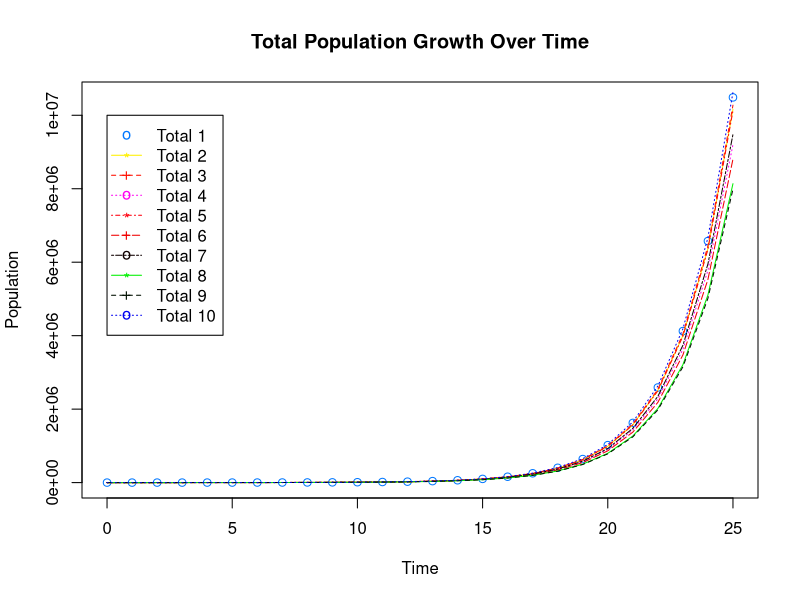
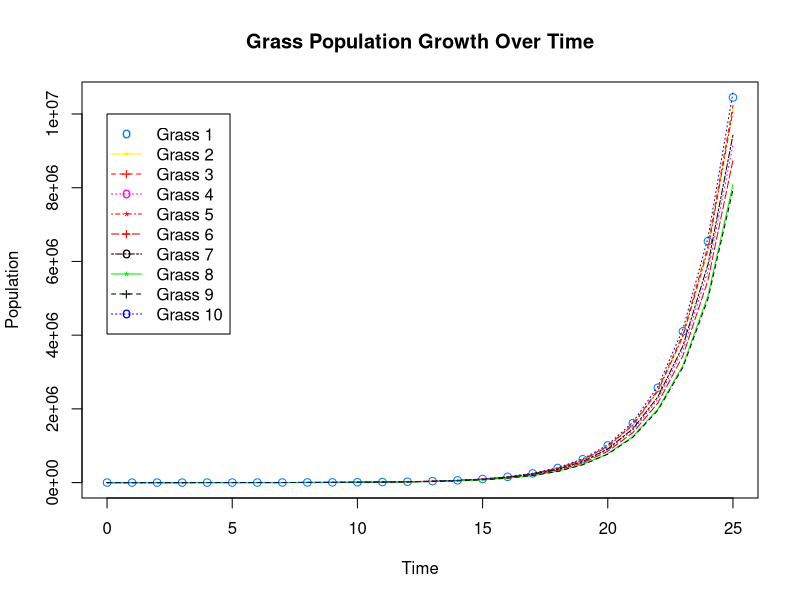
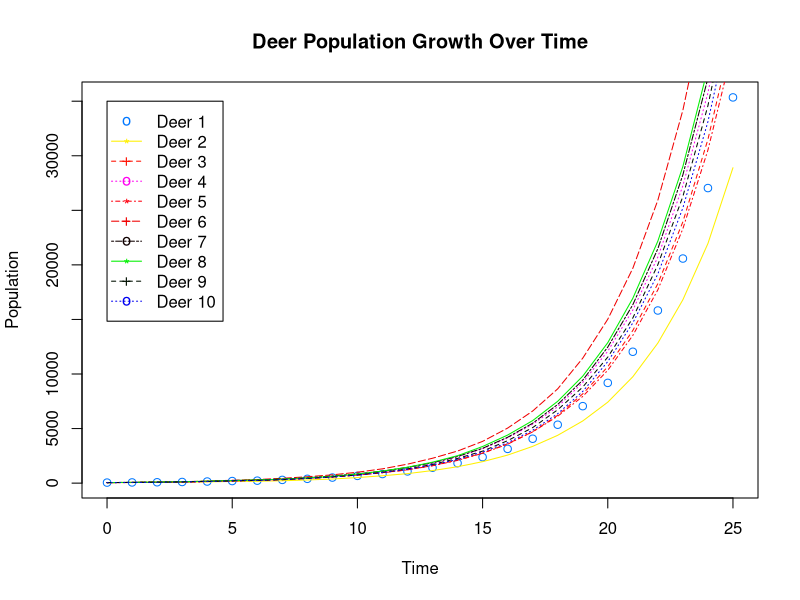
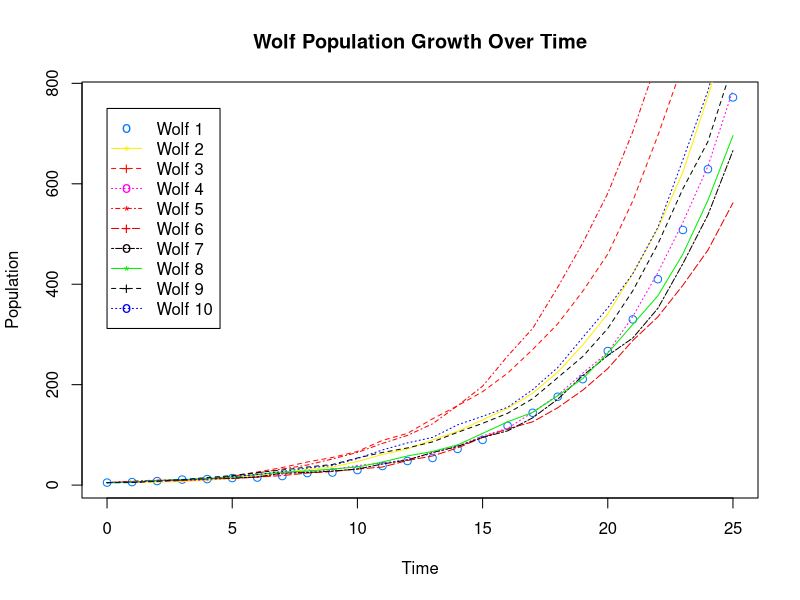
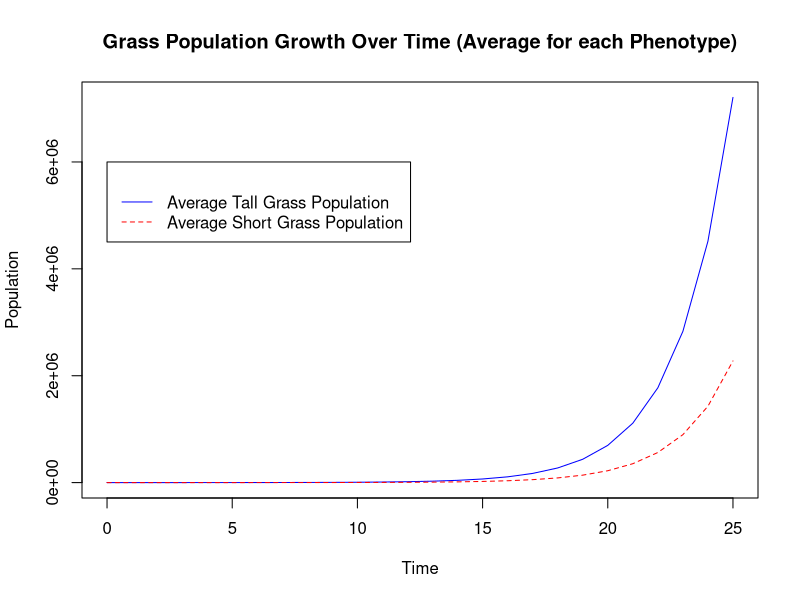
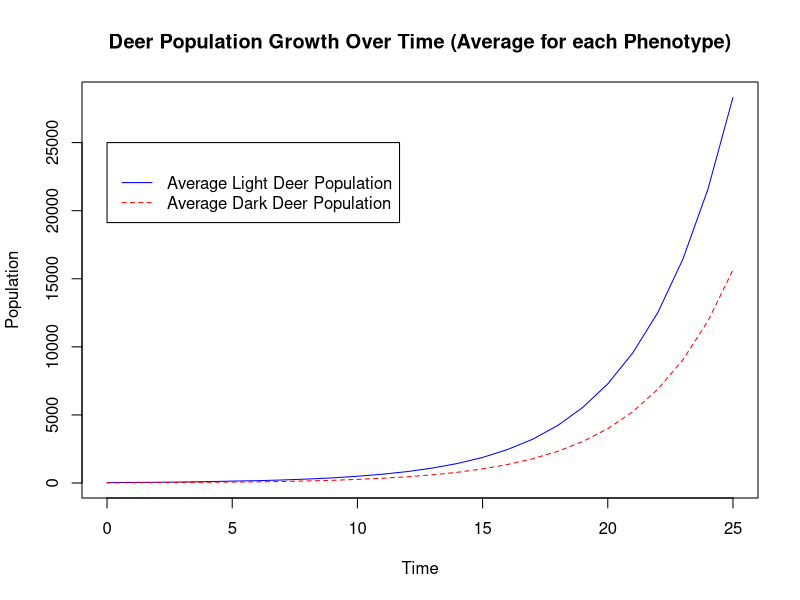
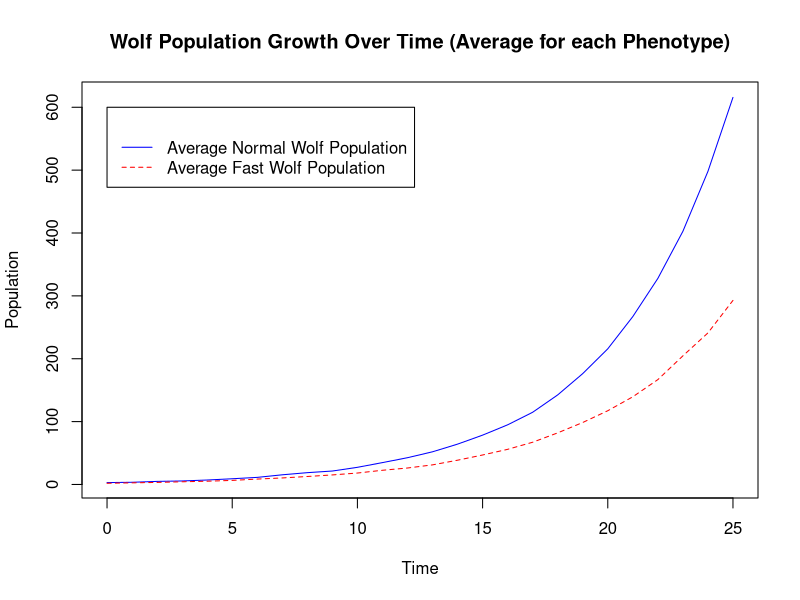

R code for these plots, in order:
# load all 10 csv files
data0 <- read.csv("./data/data-0.csv", header=TRUE);
data1 <- read.csv("./data/data-1.csv", header=TRUE);
data2 <- read.csv("./data/data-2.csv", header=TRUE);
data3 <- read.csv("./data/data-3.csv", header=TRUE);
data4 <- read.csv("./data/data-4.csv", header=TRUE);
data5 <- read.csv("./data/data-5.csv", header=TRUE);
data6 <- read.csv("./data/data-6.csv", header=TRUE);
data7 <- read.csv("./data/data-7.csv", header=TRUE);
data8 <- read.csv("./data/data-8.csv", header=TRUE);
data9 <- read.csv("./data/data-9.csv", header=TRUE);

# always going to be the same
year <- data0$year

grass0 <- data0$grass
grass_tall0 <- data0$grass_tall
grass_short0 <- data0$grass_short

grass1 <- data1$grass
grass_tall1 <- data1$grass_tall
grass_short1 <- data1$grass_short

grass2 <- data2$grass
grass_tall2 <- data2$grass_tall
grass_short2 <- data2$grass_short

grass3 <- data3$grass
grass_tall3 <- data3$grass_tall
grass_short3 <- data3$grass_short

grass4 <- data4$grass
grass_tall4 <- data4$grass_tall
grass_short4 <- data4$grass_short

grass5 <- data5$grass
grass_tall5 <- data5$grass_tall
grass_short5 <- data5$grass_short

grass6 <- data6$grass
grass_tall6 <- data6$grass_tall
grass_short6 <- data6$grass_short

grass7 <- data7$grass
grass_tall7 <- data7$grass_tall
grass_short7 <- data7$grass_short

grass8 <- data8$grass
grass_tall8 <- data8$grass_tall
grass_short8 <- data8$grass_short

grass9 <- data9$grass
grass_tall9 <- data9$grass_tall
grass_short9 <- data9$grass_short


deer0 <- data0$deer
deer_light0 <- data0$deer_light
deer_dark0 <- data0$deer_dark

deer1 <- data1$deer
deer_light1 <- data1$deer_light
deer_dark1 <- data1$deer_dark
deer2 <- data2$deer
deer_light2 <- data2$deer_light
deer_dark2 <- data2$deer_dark

deer3 <- data3$deer
deer_light3 <- data3$deer_light
deer_dark3 <- data3$deer_dark

deer4 <- data4$deer
deer_light4 <- data4$deer_light
deer_dark4 <- data4$deer_dark

deer5 <- data5$deer
deer_light5 <- data5$deer_light
deer_dark5 <- data5$deer_dark

deer6 <- data6$deer
deer_light6 <- data6$deer_light
deer_dark6 <- data6$deer_dark

deer7 <- data7$deer
deer_light7 <- data7$deer_light
deer_dark7 <- data7$deer_dark

deer8 <- data8$deer
deer_light8 <- data8$deer_light
deer_dark8 <- data8$deer_dark

deer9 <- data9$deer
deer_light9 <- data9$deer_light
deer_dark9 <- data9$deer_dark


wolf0 <- data0$wolf
wolf_normal0 <- data0$wolf_normal
wolf_fast0 <- data0$wolf_fast

wolf1 <- data1$wolf
wolf_normal1 <- data1$wolf_normal
wolf_fast1 <- data1$wolf_fast

wolf2 <- data2$wolf
wolf_normal2 <- data2$wolf_normal
wolf_fast2 <- data2$wolf_fast

wolf3 <- data3$wolf
wolf_normal3 <- data3$wolf_normal
wolf_fast3 <- data3$wolf_fast

wolf4 <- data4$wolf
wolf_normal4 <- data4$wolf_normal
wolf_fast4 <- data4$wolf_fast

wolf5 <- data5$wolf
wolf_normal5 <- data5$wolf_normal
wolf_fast5 <- data5$wolf_fast

wolf6 <- data6$wolf
wolf_normal6 <- data6$wolf_normal
wolf_fast6 <- data6$wolf_fast

wolf7 <- data7$wolf
wolf_normal7 <- data7$wolf_normal
wolf_fast7 <- data7$wolf_fast

wolf8 <- data8$wolf
wolf_normal8 <- data8$wolf_normal
wolf_fast8 <- data8$wolf_fast

wolf9 <- data9$wolf
wolf_normal9 <- data9$wolf_normal
wolf_fast9 <- data9$wolf_fast

total0 <- data0$total
total1 <- data1$total
total2 <- data2$total
total3 <- data3$total
total4 <- data4$total
total5 <- data5$total
total6 <- data6$total
total7 <- data7$total
total8 <- data8$total
total9 <- data9$total

plot(year, total0, type="o", main = "Total Population Growth Over Time", xlab = "Time", ylab = "Population", col = "#0077ff", lty = 0)
lines(year, total1, lty = 1, col = "#fff000")
lines(year, total2, lty = 2, col = "#ff0f00")
lines(year, total3, lty = 3, col = "#ff00f0")
lines(year, total4, lty = 4, col = "#ff000f")
lines(year, total5, lty = 5, col = "#f00000")
lines(year, total6, lty = 6, col = "#0f0000")
lines(year, total7, lty = 7, col = "#00f000")
lines(year, total8, lty = 8, col = "#000f00")
lines(year, total9, lty = 9, col = "#0000f0")

legend(
    0, 1e+07, 
    legend = c("Total 1", "Total 2", "Total 3", "Total 4", "Total 5", "Total 6", "Total 7", "Total 8", "Total 9", "Total 10"), 
    col = c("#0077ff", "#fff000", "#ff0f00", "#ff00f0", "#ff000f", "#f00000", "#0f0000", "#00f000", "#000f00", "#0000f0"),
    pch = c("o", "*", "+"),
    lty = 0:9,
    ncol = 1
)


plot(year, grass0, type="o", main = "Grass Population Growth Over Time", xlab = "Time", ylab = "Population", col = "#0077ff", lty = 0)
lines(year, grass1, lty = 1, col = "#fff000")
lines(year, grass2, lty = 2, col = "#ff0f00")
lines(year, grass3, lty = 3, col = "#ff00f0")
lines(year, grass4, lty = 4, col = "#ff000f")
lines(year, grass5, lty = 5, col = "#f00000")
lines(year, grass6, lty = 6, col = "#0f0000")
lines(year, grass7, lty = 7, col = "#00f000")
lines(year, grass8, lty = 8, col = "#000f00")
lines(year, grass9, lty = 9, col = "#0000f0")

legend(
    0, 1e+07, 
    legend = c("Grass 1", "Grass 2", "Grass 3", "Grass 4", "Grass 5", "Grass 6", "Grass 7", "Grass 8", "Grass 9", "Grass 10"), 
    col = c("#0077ff", "#fff000", "#ff0f00", "#ff00f0", "#ff000f", "#f00000", "#0f0000", "#00f000", "#000f00", "#0000f0"),
    pch = c("o", "*", "+"),
    lty = 0:9,
)


plot(year, deer0, type="o", main = "Deer Population Growth Over Time", xlab = "Time", ylab = "Population", col = "#0077ff", lty = 0)
lines(year, deer1, lty = 1, col = "#fff000")
lines(year, deer2, lty = 2, col = "#ff0f00")
lines(year, deer3, lty = 3, col = "#ff00f0")
lines(year, deer4, lty = 4, col = "#ff000f")
lines(year, deer5, lty = 5, col = "#f00000")
lines(year, deer6, lty = 6, col = "#0f0000")
lines(year, deer7, lty = 7, col = "#00f000")
lines(year, deer8, lty = 8, col = "#000f00")
lines(year, deer9, lty = 9, col = "#0000f0")

legend(
    0, 35000, 
    legend = c("Deer 1", "Deer 2", "Deer 3", "Deer 4", "Deer 5", "Deer 6", "Deer 7", "Deer 8", "Deer 9", "Deer 10"), 
    col = c("#0077ff", "#fff000", "#ff0f00", "#ff00f0", "#ff000f", "#f00000", "#0f0000", "#00f000", "#000f00", "#0000f0"),
    pch = c("o", "*", "+"),
    lty = 0:9,
)


plot(year, wolf0, type="o", main = "Wolf Population Growth Over Time", xlab = "Time", ylab = "Population", col = "#0077ff", lty = 0)
lines(year, wolf1, lty = 1, col = "#fff000")
lines(year, wolf2, lty = 2, col = "#ff0f00")
lines(year, wolf3, lty = 3, col = "#ff00f0")
lines(year, wolf4, lty = 4, col = "#ff000f")
lines(year, wolf5, lty = 5, col = "#f00000")
lines(year, wolf6, lty = 6, col = "#0f0000")
lines(year, wolf7, lty = 7, col = "#00f000")
lines(year, wolf8, lty = 8, col = "#000f00")
lines(year, wolf9, lty = 9, col = "#0000f0")

legend(
    0, 750, 
    legend = c("Wolf 1", "Wolf 2", "Wolf 3", "Wolf 4", "Wolf 5", "Wolf 6", "Wolf 7", "Wolf 8", "Wolf 9", "Wolf 10"), 
    col = c("#0077ff", "#fff000", "#ff0f00", "#ff00f0", "#ff000f", "#f00000", "#0f0000", "#00f000", "#000f00", "#0000f0"),
    pch = c("o", "*", "+"),
    lty = 0:9,
)

# i wonder if there's a better way of doing this... oh well, too late
grass_short_avg <- c(
    mean(c(
        grass_short0[1],
        grass_short1[1],
        grass_short2[1],
        grass_short3[1],
        grass_short4[1],
        grass_short5[1],
        grass_short6[1],
        grass_short7[1],
        grass_short8[1],
        grass_short9[1]
    )),
    mean(c(
        grass_short0[2],
        grass_short1[2],
        grass_short2[2],
        grass_short3[2],
        grass_short4[2],
        grass_short5[2],
        grass_short6[2],
        grass_short7[2],
        grass_short8[2],
        grass_short9[2]
    )),
    mean(c(
        grass_short0[3],
        grass_short1[3],
        grass_short2[3],
        grass_short3[3],
        grass_short4[3],
        grass_short5[3],
        grass_short6[3],
        grass_short7[3],
        grass_short8[3],
        grass_short9[3]
    )),
    mean(c(
        grass_short0[4],
        grass_short1[4],
        grass_short2[4],
        grass_short3[4],
        grass_short4[4],
        grass_short5[4],
        grass_short6[4],
        grass_short7[4],
        grass_short8[4],
        grass_short9[4]
    )),
    mean(c(
        grass_short0[5],
        grass_short1[5],
        grass_short2[5],
        grass_short3[5],
        grass_short4[5],
        grass_short5[5],
        grass_short6[5],
        grass_short7[5],
        grass_short8[5],
        grass_short9[5]
    )),
    mean(c(
        grass_short0[6],
        grass_short1[6],
        grass_short2[6],
        grass_short3[6],
        grass_short4[6],
        grass_short5[6],
        grass_short6[6],
        grass_short7[6],
        grass_short8[6],
        grass_short9[6]
    )),
    mean(c(
        grass_short0[7],
        grass_short1[7],
        grass_short2[7],
        grass_short3[7],
        grass_short4[7],
        grass_short5[7],
        grass_short6[7],
        grass_short7[7],
        grass_short8[7],
        grass_short9[7]
    )),
    mean(c(
        grass_short0[8],
        grass_short1[8],
        grass_short2[8],
        grass_short3[8],
        grass_short4[8],
        grass_short5[8],
        grass_short6[8],
        grass_short7[8],
        grass_short8[8],
        grass_short9[8]
    )),
    mean(c(
        grass_short0[9],
        grass_short1[9],
        grass_short2[9],
        grass_short3[9],
        grass_short4[9],
        grass_short5[9],
        grass_short6[9],
        grass_short7[9],
        grass_short8[9],
        grass_short9[9]
    )),
    mean(c(
        grass_short0[10],
        grass_short1[10],
        grass_short2[10],
        grass_short3[10],
        grass_short4[10],
        grass_short5[10],
        grass_short6[10],
        grass_short7[10],
        grass_short8[10],
        grass_short9[10]
    )),
    mean(c(
        grass_short0[11],
        grass_short1[11],
        grass_short2[11],
        grass_short3[11],
        grass_short4[11],
        grass_short5[11],
        grass_short6[11],
        grass_short7[11],
        grass_short8[11],
        grass_short9[11]
    )),
    mean(c(
        grass_short0[12],
        grass_short1[12],
        grass_short2[12],
        grass_short3[12],
        grass_short4[12],
        grass_short5[12],
        grass_short6[12],
        grass_short7[12],
        grass_short8[12],
        grass_short9[12]
    )),
    
    mean(c(
        grass_short0[13],
        grass_short1[13],
        grass_short2[13],
        grass_short3[13],
        grass_short4[13],
        grass_short5[13],
        grass_short6[13],
        grass_short7[13],
        grass_short8[13],
        grass_short9[13]
    )),
    mean(c(
        grass_short0[14],
        grass_short1[14],
        grass_short2[14],
        grass_short3[14],
        grass_short4[14],
        grass_short5[14],
        grass_short6[14],
        grass_short7[14],
        grass_short8[14],
        grass_short9[14]
    )),
    mean(c(
        grass_short0[15],
        grass_short1[15],
        grass_short2[15],
        grass_short3[15],
        grass_short4[15],
        grass_short5[15],
        grass_short6[15],
        grass_short7[15],
        grass_short8[15],
        grass_short9[15]
    )),
    mean(c(
        grass_short0[16],
        grass_short1[16],
        grass_short2[16],
        grass_short3[16],
        grass_short4[16],
        grass_short5[16],
        grass_short6[16],
        grass_short7[16],
        grass_short8[16],
        grass_short9[16]
    )),
    mean(c(
        grass_short0[17],
        grass_short1[17],
        grass_short2[17],
        grass_short3[17],
        grass_short4[17],
        grass_short5[17],
        grass_short6[17],
        grass_short7[17],
        grass_short8[17],
        grass_short9[17]
    )),
    mean(c(
        grass_short0[18],
        grass_short1[18],
        grass_short2[18],
        grass_short3[18],
        grass_short4[18],
        grass_short5[18],
        grass_short6[18],
        grass_short7[18],
        grass_short8[18],
        grass_short9[18]
    )),
    mean(c(
        grass_short0[19],
        grass_short1[19],
        grass_short2[19],
        grass_short3[19],
        grass_short4[19],
        grass_short5[19],
        grass_short6[19],
        grass_short7[19],
        grass_short8[19],
        grass_short9[19]
    )),
    mean(c(
        grass_short0[20],
        grass_short1[20],
        grass_short2[20],
        grass_short3[20],
        grass_short4[20],
        grass_short5[20],
        grass_short6[20],
        grass_short7[20],
        grass_short8[20],
        grass_short9[20]
    )),
    mean(c(
        grass_short0[21],
        grass_short1[21],
        grass_short2[21],
        grass_short3[21],
        grass_short4[21],
        grass_short5[21],
        grass_short6[21],
        grass_short7[21],
        grass_short8[21],
        grass_short9[21]
    )),
    mean(c(
        grass_short0[22],
        grass_short1[22],
        grass_short2[22],
        grass_short3[22],
        grass_short4[22],
        grass_short5[22],
        grass_short6[22],
        grass_short7[22],
        grass_short8[22],
        grass_short9[22]
    )),
    mean(c(
        grass_short0[23],
        grass_short1[23],
        grass_short2[23],
        grass_short3[23],
        grass_short4[23],
        grass_short5[23],
        grass_short6[23],
        grass_short7[23],
        grass_short8[23],
        grass_short9[23]
    )),
    
    mean(c(
        grass_short0[24],
        grass_short1[24],
        grass_short2[24],
        grass_short3[24],
        grass_short4[24],
        grass_short5[24],
        grass_short6[24],
        grass_short7[24],
        grass_short8[24],
        grass_short9[24]
    )),
    mean(c(
        grass_short0[25],
        grass_short1[25],
        grass_short2[25],
        grass_short3[25],
        grass_short4[25],
        grass_short5[25],
        grass_short6[25],
        grass_short7[25],
        grass_short8[25],
        grass_short9[25]
    )),
    mean(c(
        grass_short0[26],
        grass_short1[26],
        grass_short2[26],
        grass_short3[26],
        grass_short4[26],
        grass_short5[26],
        grass_short6[26],
        grass_short7[26],
        grass_short8[26],
        grass_short9[26]
    ))
)


grass_tall_avg <- c(
    mean(c(
        grass_tall0[1],
        grass_tall1[1],
        grass_tall2[1],
        grass_tall3[1],
        grass_tall4[1],
        grass_tall5[1],
        grass_tall6[1],
        grass_tall7[1],
        grass_tall8[1],
        grass_tall9[1]
    )),
    mean(c(
        grass_tall0[2],
        grass_tall1[2],
        grass_tall2[2],
        grass_tall3[2],
        grass_tall4[2],
        grass_tall5[2],
        grass_tall6[2],
        grass_tall7[2],
        grass_tall8[2],
        grass_tall9[2]
    )),
    mean(c(
        grass_tall0[3],
        grass_tall1[3],
        grass_tall2[3],
        grass_tall3[3],
        grass_tall4[3],
        grass_tall5[3],
        grass_tall6[3],
        grass_tall7[3],
        grass_tall8[3],
        grass_tall9[3]
    )),
    mean(c(
        grass_tall0[4],
        grass_tall1[4],
        grass_tall2[4],
        grass_tall3[4],
        grass_tall4[4],
        grass_tall5[4],
        grass_tall6[4],
        grass_tall7[4],
        grass_tall8[4],
        grass_tall9[4]
    )),
    mean(c(
        grass_tall0[5],
        grass_tall1[5],
        grass_tall2[5],
        grass_tall3[5],
        grass_tall4[5],
        grass_tall5[5],
        grass_tall6[5],
        grass_tall7[5],
        grass_tall8[5],
        grass_tall9[5]
    )),
    mean(c(
        grass_tall0[6],
        grass_tall1[6],
        grass_tall2[6],
        grass_tall3[6],
        grass_tall4[6],
        grass_tall5[6],
        grass_tall6[6],
        grass_tall7[6],
        grass_tall8[6],
        grass_tall9[6]
    )),
    mean(c(
        grass_tall0[7],
        grass_tall1[7],
        grass_tall2[7],
        grass_tall3[7],
        grass_tall4[7],
        grass_tall5[7],
        grass_tall6[7],
        grass_tall7[7],
        grass_tall8[7],
        grass_tall9[7]
    )),
    mean(c(
        grass_tall0[8],
        grass_tall1[8],
        grass_tall2[8],
        grass_tall3[8],
        grass_tall4[8],
        grass_tall5[8],
        grass_tall6[8],
        grass_tall7[8],
        grass_tall8[8],
        grass_tall9[8]
    )),
    mean(c(
        grass_tall0[9],
        grass_tall1[9],
        grass_tall2[9],
        grass_tall3[9],
        grass_tall4[9],
        grass_tall5[9],
        grass_tall6[9],
        grass_tall7[9],
        grass_tall8[9],
        grass_tall9[9]
    )),
    mean(c(
        grass_tall0[10],
        grass_tall1[10],
        grass_tall2[10],
        grass_tall3[10],
        grass_tall4[10],
        grass_tall5[10],
        grass_tall6[10],
        grass_tall7[10],
        grass_tall8[10],
        grass_tall9[10]
    )),
    mean(c(
        grass_tall0[11],
        grass_tall1[11],
        grass_tall2[11],
        grass_tall3[11],
        grass_tall4[11],
        grass_tall5[11],
        grass_tall6[11],
        grass_tall7[11],
        grass_tall8[11],
        grass_tall9[11]
    )),
    mean(c(
        grass_tall0[12],
        grass_tall1[12],
        grass_tall2[12],
        grass_tall3[12],
        grass_tall4[12],
        grass_tall5[12],
        grass_tall6[12],
        grass_tall7[12],
        grass_tall8[12],
        grass_tall9[12]
    )),
    
    mean(c(
        grass_tall0[13],
        grass_tall1[13],
        grass_tall2[13],
        grass_tall3[13],
        grass_tall4[13],
        grass_tall5[13],
        grass_tall6[13],
        grass_tall7[13],
        grass_tall8[13],
        grass_tall9[13]
    )),
    mean(c(
        grass_tall0[14],
        grass_tall1[14],
        grass_tall2[14],
        grass_tall3[14],
        grass_tall4[14],
        grass_tall5[14],
        grass_tall6[14],
        grass_tall7[14],
        grass_tall8[14],
        grass_tall9[14]
    )),
    mean(c(
        grass_tall0[15],
        grass_tall1[15],
        grass_tall2[15],
        grass_tall3[15],
        grass_tall4[15],
        grass_tall5[15],
        grass_tall6[15],
        grass_tall7[15],
        grass_tall8[15],
        grass_tall9[15]
    )),
    mean(c(
        grass_tall0[16],
        grass_tall1[16],
        grass_tall2[16],
        grass_tall3[16],
        grass_tall4[16],
        grass_tall5[16],
        grass_tall6[16],
        grass_tall7[16],
        grass_tall8[16],
        grass_tall9[16]
    )),
    mean(c(
        grass_tall0[17],
        grass_tall1[17],
        grass_tall2[17],
        grass_tall3[17],
        grass_tall4[17],
        grass_tall5[17],
        grass_tall6[17],
        grass_tall7[17],
        grass_tall8[17],
        grass_tall9[17]
    )),
    mean(c(
        grass_tall0[18],
        grass_tall1[18],
        grass_tall2[18],
        grass_tall3[18],
        grass_tall4[18],
        grass_tall5[18],
        grass_tall6[18],
        grass_tall7[18],
        grass_tall8[18],
        grass_tall9[18]
    )),
    mean(c(
        grass_tall0[19],
        grass_tall1[19],
        grass_tall2[19],
        grass_tall3[19],
        grass_tall4[19],
        grass_tall5[19],
        grass_tall6[19],
        grass_tall7[19],
        grass_tall8[19],
        grass_tall9[19]
    )),
    mean(c(
        grass_tall0[20],
        grass_tall1[20],
        grass_tall2[20],
        grass_tall3[20],
        grass_tall4[20],
        grass_tall5[20],
        grass_tall6[20],
        grass_tall7[20],
        grass_tall8[20],
        grass_tall9[20]
    )),
    mean(c(
        grass_tall0[21],
        grass_tall1[21],
        grass_tall2[21],
        grass_tall3[21],
        grass_tall4[21],
        grass_tall5[21],
        grass_tall6[21],
        grass_tall7[21],
        grass_tall8[21],
        grass_tall9[21]
    )),
    mean(c(
        grass_tall0[22],
        grass_tall1[22],
        grass_tall2[22],
        grass_tall3[22],
        grass_tall4[22],
        grass_tall5[22],
        grass_tall6[22],
        grass_tall7[22],
        grass_tall8[22],
        grass_tall9[22]
    )),
    mean(c(
        grass_tall0[23],
        grass_tall1[23],
        grass_tall2[23],
        grass_tall3[23],
        grass_tall4[23],
        grass_tall5[23],
        grass_tall6[23],
        grass_tall7[23],
        grass_tall8[23],
        grass_tall9[23]
    )),
    
    mean(c(
        grass_tall0[24],
        grass_tall1[24],
        grass_tall2[24],
        grass_tall3[24],
        grass_tall4[24],
        grass_tall5[24],
        grass_tall6[24],
        grass_tall7[24],
        grass_tall8[24],
        grass_tall9[24]
    )),
    mean(c(
        grass_tall0[25],
        grass_tall1[25],
        grass_tall2[25],
        grass_tall3[25],
        grass_tall4[25],
        grass_tall5[25],
        grass_tall6[25],
        grass_tall7[25],
        grass_tall8[25],
        grass_tall9[25]
    )),
    mean(c(
        grass_tall0[26],
        grass_tall1[26],
        grass_tall2[26],
        grass_tall3[26],
        grass_tall4[26],
        grass_tall5[26],
        grass_tall6[26],
        grass_tall7[26],
        grass_tall8[26],
        grass_tall9[26]
    ))
)

plot(year, grass_tall_avg, type="l", main = "Grass Population Growth Over Time (Average for each Phenotype)", xlab = "Time", ylab = "Population", col = "#0077ff", lty = 0)
lines(year, grass_tall_avg, lty = 1, col = "blue")
lines(year, grass_short_avg, lty = 2, col = "red")

legend(
    0, 6e+06, 
    legend = c("", "Average Tall Grass Population", "Average Short Grass Population"), 
    col = c("#0077ff", "blue", "red"),
    lty = 0:2,
)


deer_light_avg <- c(
    mean(c(
        deer_light0[1],
        deer_light1[1],
        deer_light2[1],
        deer_light3[1],
        deer_light4[1],
        deer_light5[1],
        deer_light6[1],
        deer_light7[1],
        deer_light8[1],
        deer_light9[1]
    )),
    mean(c(
        deer_light0[2],
        deer_light1[2],
        deer_light2[2],
        deer_light3[2],
        deer_light4[2],
        deer_light5[2],
        deer_light6[2],
        deer_light7[2],
        deer_light8[2],
        deer_light9[2]
    )),
    mean(c(
        deer_light0[3],
        deer_light1[3],
        deer_light2[3],
        deer_light3[3],
        deer_light4[3],
        deer_light5[3],
        deer_light6[3],
        deer_light7[3],
        deer_light8[3],
        deer_light9[3]
    )),
    mean(c(
        deer_light0[4],
        deer_light1[4],
        deer_light2[4],
        deer_light3[4],
        deer_light4[4],
        deer_light5[4],
        deer_light6[4],
        deer_light7[4],
        deer_light8[4],
        deer_light9[4]
    )),
    mean(c(
        deer_light0[5],
        deer_light1[5],
        deer_light2[5],
        deer_light3[5],
        deer_light4[5],
        deer_light5[5],
        deer_light6[5],
        deer_light7[5],
        deer_light8[5],
        deer_light9[5]
    )),
    mean(c(
        deer_light0[6],
        deer_light1[6],
        deer_light2[6],
        deer_light3[6],
        deer_light4[6],
        deer_light5[6],
        deer_light6[6],
        deer_light7[6],
        deer_light8[6],
        deer_light9[6]
    )),
    mean(c(
        deer_light0[7],
        deer_light1[7],
        deer_light2[7],
        deer_light3[7],
        deer_light4[7],
        deer_light5[7],
        deer_light6[7],
        deer_light7[7],
        deer_light8[7],
        deer_light9[7]
    )),
    mean(c(
        deer_light0[8],
        deer_light1[8],
        deer_light2[8],
        deer_light3[8],
        deer_light4[8],
        deer_light5[8],
        deer_light6[8],
        deer_light7[8],
        deer_light8[8],
        deer_light9[8]
    )),
    mean(c(
        deer_light0[9],
        deer_light1[9],
        deer_light2[9],
        deer_light3[9],
        deer_light4[9],
        deer_light5[9],
        deer_light6[9],
        deer_light7[9],
        deer_light8[9],
        deer_light9[9]
    )),
    mean(c(
        deer_light0[10],
        deer_light1[10],
        deer_light2[10],
        deer_light3[10],
        deer_light4[10],
        deer_light5[10],
        deer_light6[10],
        deer_light7[10],
        deer_light8[10],
        deer_light9[10]
    )),
    mean(c(
        deer_light0[11],
        deer_light1[11],
        deer_light2[11],
        deer_light3[11],
        deer_light4[11],
        deer_light5[11],
        deer_light6[11],
        deer_light7[11],
        deer_light8[11],
        deer_light9[11]
    )),
    mean(c(
        deer_light0[12],
        deer_light1[12],
        deer_light2[12],
        deer_light3[12],
        deer_light4[12],
        deer_light5[12],
        deer_light6[12],
        deer_light7[12],
        deer_light8[12],
        deer_light9[12]
    )),
    
    mean(c(
        deer_light0[13],
        deer_light1[13],
        deer_light2[13],
        deer_light3[13],
        deer_light4[13],
        deer_light5[13],
        deer_light6[13],
        deer_light7[13],
        deer_light8[13],
        deer_light9[13]
    )),
    mean(c(
        deer_light0[14],
        deer_light1[14],
        deer_light2[14],
        deer_light3[14],
        deer_light4[14],
        deer_light5[14],
        deer_light6[14],
        deer_light7[14],
        deer_light8[14],
        deer_light9[14]
    )),
    mean(c(
        deer_light0[15],
        deer_light1[15],
        deer_light2[15],
        deer_light3[15],
        deer_light4[15],
        deer_light5[15],
        deer_light6[15],
        deer_light7[15],
        deer_light8[15],
        deer_light9[15]
    )),
    mean(c(
        deer_light0[16],
        deer_light1[16],
        deer_light2[16],
        deer_light3[16],
        deer_light4[16],
        deer_light5[16],
        deer_light6[16],
        deer_light7[16],
        deer_light8[16],
        deer_light9[16]
    )),
    mean(c(
        deer_light0[17],
        deer_light1[17],
        deer_light2[17],
        deer_light3[17],
        deer_light4[17],
        deer_light5[17],
        deer_light6[17],
        deer_light7[17],
        deer_light8[17],
        deer_light9[17]
    )),
    mean(c(
        deer_light0[18],
        deer_light1[18],
        deer_light2[18],
        deer_light3[18],
        deer_light4[18],
        deer_light5[18],
        deer_light6[18],
        deer_light7[18],
        deer_light8[18],
        deer_light9[18]
    )),
    mean(c(
        deer_light0[19],
        deer_light1[19],
        deer_light2[19],
        deer_light3[19],
        deer_light4[19],
        deer_light5[19],
        deer_light6[19],
        deer_light7[19],
        deer_light8[19],
        deer_light9[19]
    )),
    mean(c(
        deer_light0[20],
        deer_light1[20],
        deer_light2[20],
        deer_light3[20],
        deer_light4[20],
        deer_light5[20],
        deer_light6[20],
        deer_light7[20],
        deer_light8[20],
        deer_light9[20]
    )),
    mean(c(
        deer_light0[21],
        deer_light1[21],
        deer_light2[21],
        deer_light3[21],
        deer_light4[21],
        deer_light5[21],
        deer_light6[21],
        deer_light7[21],
        deer_light8[21],
        deer_light9[21]
    )),
    mean(c(
        deer_light0[22],
        deer_light1[22],
        deer_light2[22],
        deer_light3[22],
        deer_light4[22],
        deer_light5[22],
        deer_light6[22],
        deer_light7[22],
        deer_light8[22],
        deer_light9[22]
    )),
    mean(c(
        deer_light0[23],
        deer_light1[23],
        deer_light2[23],
        deer_light3[23],
        deer_light4[23],
        deer_light5[23],
        deer_light6[23],
        deer_light7[23],
        deer_light8[23],
        deer_light9[23]
    )),
    
    mean(c(
        deer_light0[24],
        deer_light1[24],
        deer_light2[24],
        deer_light3[24],
        deer_light4[24],
        deer_light5[24],
        deer_light6[24],
        deer_light7[24],
        deer_light8[24],
        deer_light9[24]
    )),
    mean(c(
        deer_light0[25],
        deer_light1[25],
        deer_light2[25],
        deer_light3[25],
        deer_light4[25],
        deer_light5[25],
        deer_light6[25],
        deer_light7[25],
        deer_light8[25],
        deer_light9[25]
    )),
    mean(c(
        deer_light0[26],
        deer_light1[26],
        deer_light2[26],
        deer_light3[26],
        deer_light4[26],
        deer_light5[26],
        deer_light6[26],
        deer_light7[26],
        deer_light8[26],
        deer_light9[26]
    ))
)


deer_dark_avg <- c(
    mean(c(
        deer_dark0[1],
        deer_dark1[1],
        deer_dark2[1],
        deer_dark3[1],
        deer_dark4[1],
        deer_dark5[1],
        deer_dark6[1],
        deer_dark7[1],
        deer_dark8[1],
        deer_dark9[1]
    )),
    mean(c(
        deer_dark0[2],
        deer_dark1[2],
        deer_dark2[2],
        deer_dark3[2],
        deer_dark4[2],
        deer_dark5[2],
        deer_dark6[2],
        deer_dark7[2],
        deer_dark8[2],
        deer_dark9[2]
    )),
    mean(c(
        deer_dark0[3],
        deer_dark1[3],
        deer_dark2[3],
        deer_dark3[3],
        deer_dark4[3],
        deer_dark5[3],
        deer_dark6[3],
        deer_dark7[3],
        deer_dark8[3],
        deer_dark9[3]
    )),
    mean(c(
        deer_dark0[4],
        deer_dark1[4],
        deer_dark2[4],
        deer_dark3[4],
        deer_dark4[4],
        deer_dark5[4],
        deer_dark6[4],
        deer_dark7[4],
        deer_dark8[4],
        deer_dark9[4]
    )),
    mean(c(
        deer_dark0[5],
        deer_dark1[5],
        deer_dark2[5],
        deer_dark3[5],
        deer_dark4[5],
        deer_dark5[5],
        deer_dark6[5],
        deer_dark7[5],
        deer_dark8[5],
        deer_dark9[5]
    )),
    mean(c(
        deer_dark0[6],
        deer_dark1[6],
        deer_dark2[6],
        deer_dark3[6],
        deer_dark4[6],
        deer_dark5[6],
        deer_dark6[6],
        deer_dark7[6],
        deer_dark8[6],
        deer_dark9[6]
    )),
    mean(c(
        deer_dark0[7],
        deer_dark1[7],
        deer_dark2[7],
        deer_dark3[7],
        deer_dark4[7],
        deer_dark5[7],
        deer_dark6[7],
        deer_dark7[7],
        deer_dark8[7],
        deer_dark9[7]
    )),
    mean(c(
        deer_dark0[8],
        deer_dark1[8],
        deer_dark2[8],
        deer_dark3[8],
        deer_dark4[8],
        deer_dark5[8],
        deer_dark6[8],
        deer_dark7[8],
        deer_dark8[8],
        deer_dark9[8]
    )),
    mean(c(
        deer_dark0[9],
        deer_dark1[9],
        deer_dark2[9],
        deer_dark3[9],
        deer_dark4[9],
        deer_dark5[9],
        deer_dark6[9],
        deer_dark7[9],
        deer_dark8[9],
        deer_dark9[9]
    )),
    mean(c(
        deer_dark0[10],
        deer_dark1[10],
        deer_dark2[10],
        deer_dark3[10],
        deer_dark4[10],
        deer_dark5[10],
        deer_dark6[10],
        deer_dark7[10],
        deer_dark8[10],
        deer_dark9[10]
    )),
    mean(c(
        deer_dark0[11],
        deer_dark1[11],
        deer_dark2[11],
        deer_dark3[11],
        deer_dark4[11],
        deer_dark5[11],
        deer_dark6[11],
        deer_dark7[11],
        deer_dark8[11],
        deer_dark9[11]
    )),
    mean(c(
        deer_dark0[12],
        deer_dark1[12],
        deer_dark2[12],
        deer_dark3[12],
        deer_dark4[12],
        deer_dark5[12],
        deer_dark6[12],
        deer_dark7[12],
        deer_dark8[12],
        deer_dark9[12]
    )),
    
    mean(c(
        deer_dark0[13],
        deer_dark1[13],
        deer_dark2[13],
        deer_dark3[13],
        deer_dark4[13],
        deer_dark5[13],
        deer_dark6[13],
        deer_dark7[13],
        deer_dark8[13],
        deer_dark9[13]
    )),
    mean(c(
        deer_dark0[14],
        deer_dark1[14],
        deer_dark2[14],
        deer_dark3[14],
        deer_dark4[14],
        deer_dark5[14],
        deer_dark6[14],
        deer_dark7[14],
        deer_dark8[14],
        deer_dark9[14]
    )),
    mean(c(
        deer_dark0[15],
        deer_dark1[15],
        deer_dark2[15],
        deer_dark3[15],
        deer_dark4[15],
        deer_dark5[15],
        deer_dark6[15],
        deer_dark7[15],
        deer_dark8[15],
        deer_dark9[15]
    )),
    mean(c(
        deer_dark0[16],
        deer_dark1[16],
        deer_dark2[16],
        deer_dark3[16],
        deer_dark4[16],
        deer_dark5[16],
        deer_dark6[16],
        deer_dark7[16],
        deer_dark8[16],
        deer_dark9[16]
    )),
    mean(c(
        deer_dark0[17],
        deer_dark1[17],
        deer_dark2[17],
        deer_dark3[17],
        deer_dark4[17],
        deer_dark5[17],
        deer_dark6[17],
        deer_dark7[17],
        deer_dark8[17],
        deer_dark9[17]
    )),
    mean(c(
        deer_dark0[18],
        deer_dark1[18],
        deer_dark2[18],
        deer_dark3[18],
        deer_dark4[18],
        deer_dark5[18],
        deer_dark6[18],
        deer_dark7[18],
        deer_dark8[18],
        deer_dark9[18]
    )),
    mean(c(
        deer_dark0[19],
        deer_dark1[19],
        deer_dark2[19],
        deer_dark3[19],
        deer_dark4[19],
        deer_dark5[19],
        deer_dark6[19],
        deer_dark7[19],
        deer_dark8[19],
        deer_dark9[19]
    )),
    mean(c(
        deer_dark0[20],
        deer_dark1[20],
        deer_dark2[20],
        deer_dark3[20],
        deer_dark4[20],
        deer_dark5[20],
        deer_dark6[20],
        deer_dark7[20],
        deer_dark8[20],
        deer_dark9[20]
    )),
    mean(c(
        deer_dark0[21],
        deer_dark1[21],
        deer_dark2[21],
        deer_dark3[21],
        deer_dark4[21],
        deer_dark5[21],
        deer_dark6[21],
        deer_dark7[21],
        deer_dark8[21],
        deer_dark9[21]
    )),
    mean(c(
        deer_dark0[22],
        deer_dark1[22],
        deer_dark2[22],
        deer_dark3[22],
        deer_dark4[22],
        deer_dark5[22],
        deer_dark6[22],
        deer_dark7[22],
        deer_dark8[22],
        deer_dark9[22]
    )),
    mean(c(
        deer_dark0[23],
        deer_dark1[23],
        deer_dark2[23],
        deer_dark3[23],
        deer_dark4[23],
        deer_dark5[23],
        deer_dark6[23],
        deer_dark7[23],
        deer_dark8[23],
        deer_dark9[23]
    )),
    
    mean(c(
        deer_dark0[24],
        deer_dark1[24],
        deer_dark2[24],
        deer_dark3[24],
        deer_dark4[24],
        deer_dark5[24],
        deer_dark6[24],
        deer_dark7[24],
        deer_dark8[24],
        deer_dark9[24]
    )),
    mean(c(
        deer_dark0[25],
        deer_dark1[25],
        deer_dark2[25],
        deer_dark3[25],
        deer_dark4[25],
        deer_dark5[25],
        deer_dark6[25],
        deer_dark7[25],
        deer_dark8[25],
        deer_dark9[25]
    )),
    mean(c(
        deer_dark0[26],
        deer_dark1[26],
        deer_dark2[26],
        deer_dark3[26],
        deer_dark4[26],
        deer_dark5[26],
        deer_dark6[26],
        deer_dark7[26],
        deer_dark8[26],
        deer_dark9[26]
    ))
)

plot(year, deer_light_avg, type="l", main = "Deer Population Growth Over Time (Average for each Phenotype)", xlab = "Time", ylab = "Population", col = "#0077ff", lty = 0)
lines(year, deer_light_avg, lty = 1, col = "blue")
lines(year, deer_dark_avg, lty = 2, col = "red")

legend(
    0, 25000, 
    legend = c("", "Average Light Deer Population", "Average Dark Deer Population"), 
    col = c("#0077ff", "blue", "red"),
    lty = 0:2,
)


wolf_normal_avg <- c(
    mean(c(
        wolf_normal0[1],
        wolf_normal1[1],
        wolf_normal2[1],
        wolf_normal3[1],
        wolf_normal4[1],
        wolf_normal5[1],
        wolf_normal6[1],
        wolf_normal7[1],
        wolf_normal8[1],
        wolf_normal9[1]
    )),
    mean(c(
        wolf_normal0[2],
        wolf_normal1[2],
        wolf_normal2[2],
        wolf_normal3[2],
        wolf_normal4[2],
        wolf_normal5[2],
        wolf_normal6[2],
        wolf_normal7[2],
        wolf_normal8[2],
        wolf_normal9[2]
    )),
    mean(c(
        wolf_normal0[3],
        wolf_normal1[3],
        wolf_normal2[3],
        wolf_normal3[3],
        wolf_normal4[3],
        wolf_normal5[3],
        wolf_normal6[3],
        wolf_normal7[3],
        wolf_normal8[3],
        wolf_normal9[3]
    )),
    mean(c(
        wolf_normal0[4],
        wolf_normal1[4],
        wolf_normal2[4],
        wolf_normal3[4],
        wolf_normal4[4],
        wolf_normal5[4],
        wolf_normal6[4],
        wolf_normal7[4],
        wolf_normal8[4],
        wolf_normal9[4]
    )),
    mean(c(
        wolf_normal0[5],
        wolf_normal1[5],
        wolf_normal2[5],
        wolf_normal3[5],
        wolf_normal4[5],
        wolf_normal5[5],
        wolf_normal6[5],
        wolf_normal7[5],
        wolf_normal8[5],
        wolf_normal9[5]
    )),
    mean(c(
        wolf_normal0[6],
        wolf_normal1[6],
        wolf_normal2[6],
        wolf_normal3[6],
        wolf_normal4[6],
        wolf_normal5[6],
        wolf_normal6[6],
        wolf_normal7[6],
        wolf_normal8[6],
        wolf_normal9[6]
    )),
    mean(c(
        wolf_normal0[7],
        wolf_normal1[7],
        wolf_normal2[7],
        wolf_normal3[7],
        wolf_normal4[7],
        wolf_normal5[7],
        wolf_normal6[7],
        wolf_normal7[7],
        wolf_normal8[7],
        wolf_normal9[7]
    )),
    mean(c(
        wolf_normal0[8],
        wolf_normal1[8],
        wolf_normal2[8],
        wolf_normal3[8],
        wolf_normal4[8],
        wolf_normal5[8],
        wolf_normal6[8],
        wolf_normal7[8],
        wolf_normal8[8],
        wolf_normal9[8]
    )),
    mean(c(
        wolf_normal0[9],
        wolf_normal1[9],
        wolf_normal2[9],
        wolf_normal3[9],
        wolf_normal4[9],
        wolf_normal5[9],
        wolf_normal6[9],
        wolf_normal7[9],
        wolf_normal8[9],
        wolf_normal9[9]
    )),
    mean(c(
        wolf_normal0[10],
        wolf_normal1[10],
        wolf_normal2[10],
        wolf_normal3[10],
        wolf_normal4[10],
        wolf_normal5[10],
        wolf_normal6[10],
        wolf_normal7[10],
        wolf_normal8[10],
        wolf_normal9[10]
    )),
    mean(c(
        wolf_normal0[11],
        wolf_normal1[11],
        wolf_normal2[11],
        wolf_normal3[11],
        wolf_normal4[11],
        wolf_normal5[11],
        wolf_normal6[11],
        wolf_normal7[11],
        wolf_normal8[11],
        wolf_normal9[11]
    )),
    mean(c(
        wolf_normal0[12],
        wolf_normal1[12],
        wolf_normal2[12],
        wolf_normal3[12],
        wolf_normal4[12],
        wolf_normal5[12],
        wolf_normal6[12],
        wolf_normal7[12],
        wolf_normal8[12],
        wolf_normal9[12]
    )),
    
    mean(c(
        wolf_normal0[13],
        wolf_normal1[13],
        wolf_normal2[13],
        wolf_normal3[13],
        wolf_normal4[13],
        wolf_normal5[13],
        wolf_normal6[13],
        wolf_normal7[13],
        wolf_normal8[13],
        wolf_normal9[13]
    )),
    mean(c(
        wolf_normal0[14],
        wolf_normal1[14],
        wolf_normal2[14],
        wolf_normal3[14],
        wolf_normal4[14],
        wolf_normal5[14],
        wolf_normal6[14],
        wolf_normal7[14],
        wolf_normal8[14],
        wolf_normal9[14]
    )),
    mean(c(
        wolf_normal0[15],
        wolf_normal1[15],
        wolf_normal2[15],
        wolf_normal3[15],
        wolf_normal4[15],
        wolf_normal5[15],
        wolf_normal6[15],
        wolf_normal7[15],
        wolf_normal8[15],
        wolf_normal9[15]
    )),
    mean(c(
        wolf_normal0[16],
        wolf_normal1[16],
        wolf_normal2[16],
        wolf_normal3[16],
        wolf_normal4[16],
        wolf_normal5[16],
        wolf_normal6[16],
        wolf_normal7[16],
        wolf_normal8[16],
        wolf_normal9[16]
    )),
    mean(c(
        wolf_normal0[17],
        wolf_normal1[17],
        wolf_normal2[17],
        wolf_normal3[17],
        wolf_normal4[17],
        wolf_normal5[17],
        wolf_normal6[17],
        wolf_normal7[17],
        wolf_normal8[17],
        wolf_normal9[17]
    )),
    mean(c(
        wolf_normal0[18],
        wolf_normal1[18],
        wolf_normal2[18],
        wolf_normal3[18],
        wolf_normal4[18],
        wolf_normal5[18],
        wolf_normal6[18],
        wolf_normal7[18],
        wolf_normal8[18],
        wolf_normal9[18]
    )),
    mean(c(
        wolf_normal0[19],
        wolf_normal1[19],
        wolf_normal2[19],
        wolf_normal3[19],
        wolf_normal4[19],
        wolf_normal5[19],
        wolf_normal6[19],
        wolf_normal7[19],
        wolf_normal8[19],
        wolf_normal9[19]
    )),
    mean(c(
        wolf_normal0[20],
        wolf_normal1[20],
        wolf_normal2[20],
        wolf_normal3[20],
        wolf_normal4[20],
        wolf_normal5[20],
        wolf_normal6[20],
        wolf_normal7[20],
        wolf_normal8[20],
        wolf_normal9[20]
    )),
    mean(c(
        wolf_normal0[21],
        wolf_normal1[21],
        wolf_normal2[21],
        wolf_normal3[21],
        wolf_normal4[21],
        wolf_normal5[21],
        wolf_normal6[21],
        wolf_normal7[21],
        wolf_normal8[21],
        wolf_normal9[21]
    )),
    mean(c(
        wolf_normal0[22],
        wolf_normal1[22],
        wolf_normal2[22],
        wolf_normal3[22],
        wolf_normal4[22],
        wolf_normal5[22],
        wolf_normal6[22],
        wolf_normal7[22],
        wolf_normal8[22],
        wolf_normal9[22]
    )),
    mean(c(
        wolf_normal0[23],
        wolf_normal1[23],
        wolf_normal2[23],
        wolf_normal3[23],
        wolf_normal4[23],
        wolf_normal5[23],
        wolf_normal6[23],
        wolf_normal7[23],
        wolf_normal8[23],
        wolf_normal9[23]
    )),
    
    mean(c(
        wolf_normal0[24],
        wolf_normal1[24],
        wolf_normal2[24],
        wolf_normal3[24],
        wolf_normal4[24],
        wolf_normal5[24],
        wolf_normal6[24],
        wolf_normal7[24],
        wolf_normal8[24],
        wolf_normal9[24]
    )),
    mean(c(
        wolf_normal0[25],
        wolf_normal1[25],
        wolf_normal2[25],
        wolf_normal3[25],
        wolf_normal4[25],
        wolf_normal5[25],
        wolf_normal6[25],
        wolf_normal7[25],
        wolf_normal8[25],
        wolf_normal9[25]
    )),
    mean(c(
        wolf_normal0[26],
        wolf_normal1[26],
        wolf_normal2[26],
        wolf_normal3[26],
        wolf_normal4[26],
        wolf_normal5[26],
        wolf_normal6[26],
        wolf_normal7[26],
        wolf_normal8[26],
        wolf_normal9[26]
    ))
)


wolf_fast_avg <- c(
    mean(c(
        wolf_fast0[1],
        wolf_fast1[1],
        wolf_fast2[1],
        wolf_fast3[1],
        wolf_fast4[1],
        wolf_fast5[1],
        wolf_fast6[1],
        wolf_fast7[1],
        wolf_fast8[1],
        wolf_fast9[1]
    )),
    mean(c(
        wolf_fast0[2],
        wolf_fast1[2],
        wolf_fast2[2],
        wolf_fast3[2],
        wolf_fast4[2],
        wolf_fast5[2],
        wolf_fast6[2],
        wolf_fast7[2],
        wolf_fast8[2],
        wolf_fast9[2]
    )),
    mean(c(
        wolf_fast0[3],
        wolf_fast1[3],
        wolf_fast2[3],
        wolf_fast3[3],
        wolf_fast4[3],
        wolf_fast5[3],
        wolf_fast6[3],
        wolf_fast7[3],
        wolf_fast8[3],
        wolf_fast9[3]
    )),
    mean(c(
        wolf_fast0[4],
        wolf_fast1[4],
        wolf_fast2[4],
        wolf_fast3[4],
        wolf_fast4[4],
        wolf_fast5[4],
        wolf_fast6[4],
        wolf_fast7[4],
        wolf_fast8[4],
        wolf_fast9[4]
    )),
    mean(c(
        wolf_fast0[5],
        wolf_fast1[5],
        wolf_fast2[5],
        wolf_fast3[5],
        wolf_fast4[5],
        wolf_fast5[5],
        wolf_fast6[5],
        wolf_fast7[5],
        wolf_fast8[5],
        wolf_fast9[5]
    )),
    mean(c(
        wolf_fast0[6],
        wolf_fast1[6],
        wolf_fast2[6],
        wolf_fast3[6],
        wolf_fast4[6],
        wolf_fast5[6],
        wolf_fast6[6],
        wolf_fast7[6],
        wolf_fast8[6],
        wolf_fast9[6]
    )),
    mean(c(
        wolf_fast0[7],
        wolf_fast1[7],
        wolf_fast2[7],
        wolf_fast3[7],
        wolf_fast4[7],
        wolf_fast5[7],
        wolf_fast6[7],
        wolf_fast7[7],
        wolf_fast8[7],
        wolf_fast9[7]
    )),
    mean(c(
        wolf_fast0[8],
        wolf_fast1[8],
        wolf_fast2[8],
        wolf_fast3[8],
        wolf_fast4[8],
        wolf_fast5[8],
        wolf_fast6[8],
        wolf_fast7[8],
        wolf_fast8[8],
        wolf_fast9[8]
    )),
    mean(c(
        wolf_fast0[9],
        wolf_fast1[9],
        wolf_fast2[9],
        wolf_fast3[9],
        wolf_fast4[9],
        wolf_fast5[9],
        wolf_fast6[9],
        wolf_fast7[9],
        wolf_fast8[9],
        wolf_fast9[9]
    )),
    mean(c(
        wolf_fast0[10],
        wolf_fast1[10],
        wolf_fast2[10],
        wolf_fast3[10],
        wolf_fast4[10],
        wolf_fast5[10],
        wolf_fast6[10],
        wolf_fast7[10],
        wolf_fast8[10],
        wolf_fast9[10]
    )),
    mean(c(
        wolf_fast0[11],
        wolf_fast1[11],
        wolf_fast2[11],
        wolf_fast3[11],
        wolf_fast4[11],
        wolf_fast5[11],
        wolf_fast6[11],
        wolf_fast7[11],
        wolf_fast8[11],
        wolf_fast9[11]
    )),
    mean(c(
        wolf_fast0[12],
        wolf_fast1[12],
        wolf_fast2[12],
        wolf_fast3[12],
        wolf_fast4[12],
        wolf_fast5[12],
        wolf_fast6[12],
        wolf_fast7[12],
        wolf_fast8[12],
        wolf_fast9[12]
    )),
    
    mean(c(
        wolf_fast0[13],
        wolf_fast1[13],
        wolf_fast2[13],
        wolf_fast3[13],
        wolf_fast4[13],
        wolf_fast5[13],
        wolf_fast6[13],
        wolf_fast7[13],
        wolf_fast8[13],
        wolf_fast9[13]
    )),
    mean(c(
        wolf_fast0[14],
        wolf_fast1[14],
        wolf_fast2[14],
        wolf_fast3[14],
        wolf_fast4[14],
        wolf_fast5[14],
        wolf_fast6[14],
        wolf_fast7[14],
        wolf_fast8[14],
        wolf_fast9[14]
    )),
    mean(c(
        wolf_fast0[15],
        wolf_fast1[15],
        wolf_fast2[15],
        wolf_fast3[15],
        wolf_fast4[15],
        wolf_fast5[15],
        wolf_fast6[15],
        wolf_fast7[15],
        wolf_fast8[15],
        wolf_fast9[15]
    )),
    mean(c(
        wolf_fast0[16],
        wolf_fast1[16],
        wolf_fast2[16],
        wolf_fast3[16],
        wolf_fast4[16],
        wolf_fast5[16],
        wolf_fast6[16],
        wolf_fast7[16],
        wolf_fast8[16],
        wolf_fast9[16]
    )),
    mean(c(
        wolf_fast0[17],
        wolf_fast1[17],
        wolf_fast2[17],
        wolf_fast3[17],
        wolf_fast4[17],
        wolf_fast5[17],
        wolf_fast6[17],
        wolf_fast7[17],
        wolf_fast8[17],
        wolf_fast9[17]
    )),
    mean(c(
        wolf_fast0[18],
        wolf_fast1[18],
        wolf_fast2[18],
        wolf_fast3[18],
        wolf_fast4[18],
        wolf_fast5[18],
        wolf_fast6[18],
        wolf_fast7[18],
        wolf_fast8[18],
        wolf_fast9[18]
    )),
    mean(c(
        wolf_fast0[19],
        wolf_fast1[19],
        wolf_fast2[19],
        wolf_fast3[19],
        wolf_fast4[19],
        wolf_fast5[19],
        wolf_fast6[19],
        wolf_fast7[19],
        wolf_fast8[19],
        wolf_fast9[19]
    )),
    mean(c(
        wolf_fast0[20],
        wolf_fast1[20],
        wolf_fast2[20],
        wolf_fast3[20],
        wolf_fast4[20],
        wolf_fast5[20],
        wolf_fast6[20],
        wolf_fast7[20],
        wolf_fast8[20],
        wolf_fast9[20]
    )),
    mean(c(
        wolf_fast0[21],
        wolf_fast1[21],
        wolf_fast2[21],
        wolf_fast3[21],
        wolf_fast4[21],
        wolf_fast5[21],
        wolf_fast6[21],
        wolf_fast7[21],
        wolf_fast8[21],
        wolf_fast9[21]
    )),
    mean(c(
        wolf_fast0[22],
        wolf_fast1[22],
        wolf_fast2[22],
        wolf_fast3[22],
        wolf_fast4[22],
        wolf_fast5[22],
        wolf_fast6[22],
        wolf_fast7[22],
        wolf_fast8[22],
        wolf_fast9[22]
    )),
    mean(c(
        wolf_fast0[23],
        wolf_fast1[23],
        wolf_fast2[23],
        wolf_fast3[23],
        wolf_fast4[23],
        wolf_fast5[23],
        wolf_fast6[23],
        wolf_fast7[23],
        wolf_fast8[23],
        wolf_fast9[23]
    )),
    
    mean(c(
        wolf_fast0[24],
        wolf_fast1[24],
        wolf_fast2[24],
        wolf_fast3[24],
        wolf_fast4[24],
        wolf_fast5[24],
        wolf_fast6[24],
        wolf_fast7[24],
        wolf_fast8[24],
        wolf_fast9[24]
    )),
    mean(c(
        wolf_fast0[25],
        wolf_fast1[25],
        wolf_fast2[25],
        wolf_fast3[25],
        wolf_fast4[25],
        wolf_fast5[25],
        wolf_fast6[25],
        wolf_fast7[25],
        wolf_fast8[25],
        wolf_fast9[25]
    )),
    mean(c(
        wolf_fast0[26],
        wolf_fast1[26],
        wolf_fast2[26],
        wolf_fast3[26],
        wolf_fast4[26],
        wolf_fast5[26],
        wolf_fast6[26],
        wolf_fast7[26],
        wolf_fast8[26],
        wolf_fast9[26]
    ))
)

plot(year, wolf_normal_avg, type="l", main = "Wolf Population Growth Over Time (Average for each Phenotype)", xlab = "Time", ylab = "Population", col = "#0077ff", lty = 0)
lines(year, wolf_normal_avg, lty = 1, col = "blue")
lines(year, wolf_fast_avg, lty = 2, col = "red")

legend(
    0, 600, 
    legend = c("", "Average Normal Wolf Population", "Average Fast Wolf Population"), 
    col = c("#0077ff", "blue", "red"),
    lty = 0:2,
)
